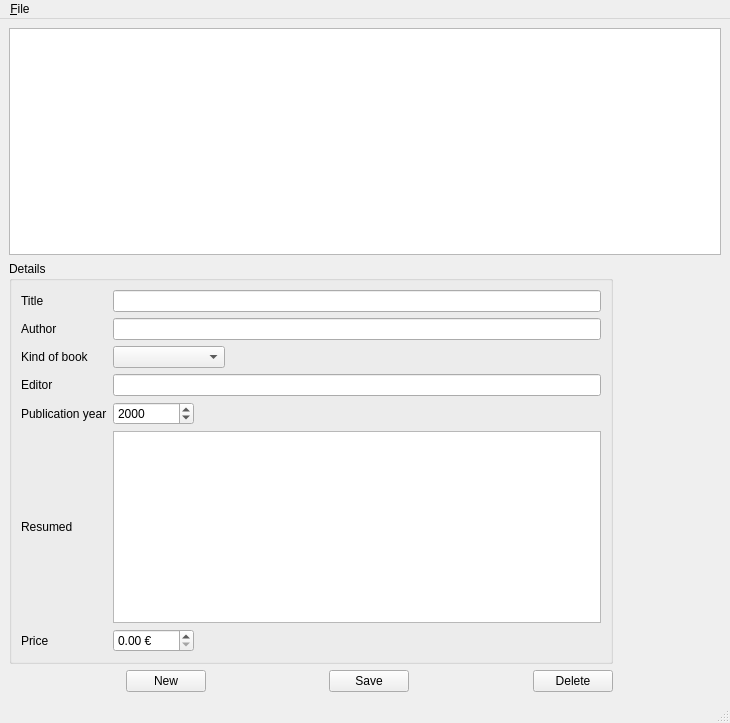
<?xml version="1.0" encoding="UTF-8"?>
<ui version="4.0">
 <class>MainWindowBiblio</class>
 <widget class="QMainWindow" name="MainWindowBiblio">
  <property name="geometry">
   <rect>
    <x>0</x>
    <y>0</y>
    <width>730</width>
    <height>723</height>
   </rect>
  </property>
  <property name="windowTitle">
   <string>BiblioApp</string>
  </property>
  <widget class="QWidget" name="centralwidget">
   <layout class="QGridLayout" name="gridLayout_2">
    <item row="0" column="0" colspan="7">
     <widget class="QTreeView" name="treeViewBook"/>
    </item>
    <item row="1" column="0" colspan="6">
     <widget class="QGroupBox" name="groupBox">
      <property name="title">
       <string>Details</string>
      </property>
      <layout class="QGridLayout" name="gridLayout">
       <item row="0" column="0">
        <widget class="QLabel" name="label">
         <property name="text">
          <string>Title</string>
         </property>
        </widget>
       </item>
       <item row="0" column="1" colspan="3">
        <widget class="QLineEdit" name="lineEditTitle"/>
       </item>
       <item row="1" column="0">
        <widget class="QLabel" name="label_3">
         <property name="text">
          <string>Author</string>
         </property>
        </widget>
       </item>
       <item row="1" column="1" colspan="3">
        <widget class="QLineEdit" name="lineEditAuthor"/>
       </item>
       <item row="2" column="0">
        <widget class="QLabel" name="label_2">
         <property name="text">
          <string>Kind of book</string>
         </property>
        </widget>
       </item>
       <item row="2" column="1" colspan="2">
        <widget class="QComboBox" name="comboBoxKind">
         <item>
          <property name="text">
           <string notr="true"/>
          </property>
         </item>
         <item>
          <property name="text">
           <string>Biography</string>
          </property>
         </item>
         <item>
          <property name="text">
           <string>Fantastic</string>
          </property>
         </item>
         <item>
          <property name="text">
           <string>Historic</string>
          </property>
         </item>
         <item>
          <property name="text">
           <string>Novel</string>
          </property>
         </item>
         <item>
          <property name="text">
           <string>Polar</string>
          </property>
         </item>
         <item>
          <property name="text">
           <string>Science Fiction</string>
          </property>
         </item>
         <item>
          <property name="text">
           <string>Detective Story</string>
          </property>
         </item>
         <item>
          <property name="text">
           <string>Thriller</string>
          </property>
         </item>
         <item>
          <property name="text">
           <string>Other</string>
          </property>
         </item>
        </widget>
       </item>
       <item row="2" column="3">
        <spacer name="horizontalSpacer">
         <property name="orientation">
          <enum>Qt::Horizontal</enum>
         </property>
         <property name="sizeHint" stdset="0">
          <size>
           <width>381</width>
           <height>20</height>
          </size>
         </property>
        </spacer>
       </item>
       <item row="3" column="0">
        <widget class="QLabel" name="label_4">
         <property name="text">
          <string>Editor</string>
         </property>
        </widget>
       </item>
       <item row="3" column="1" colspan="3">
        <widget class="QLineEdit" name="lineEditEditor"/>
       </item>
       <item row="4" column="0">
        <widget class="QLabel" name="label_5">
         <property name="text">
          <string>Publication year</string>
         </property>
        </widget>
       </item>
       <item row="4" column="1">
        <widget class="QDateEdit" name="dateEditYear">
         <property name="displayFormat">
          <string>yyyy</string>
         </property>
        </widget>
       </item>
       <item row="4" column="2" colspan="2">
        <spacer name="horizontalSpacer_2">
         <property name="orientation">
          <enum>Qt::Horizontal</enum>
         </property>
         <property name="sizeHint" stdset="0">
          <size>
           <width>424</width>
           <height>20</height>
          </size>
         </property>
        </spacer>
       </item>
       <item row="5" column="0">
        <widget class="QLabel" name="label_6">
         <property name="text">
          <string>Resumed</string>
         </property>
        </widget>
       </item>
       <item row="5" column="1" colspan="3">
        <widget class="QPlainTextEdit" name="plainTextEditResumed"/>
       </item>
       <item row="6" column="0">
        <widget class="QLabel" name="label_7">
         <property name="text">
          <string>Price</string>
         </property>
        </widget>
       </item>
       <item row="6" column="1">
        <widget class="QDoubleSpinBox" name="doubleSpinBoxPrice">
         <property name="suffix">
          <string> €</string>
         </property>
         <property name="maximum">
          <double>9999.989999999999782</double>
         </property>
        </widget>
       </item>
       <item row="6" column="2" colspan="2">
        <spacer name="horizontalSpacer_3">
         <property name="orientation">
          <enum>Qt::Horizontal</enum>
         </property>
         <property name="sizeHint" stdset="0">
          <size>
           <width>381</width>
           <height>20</height>
          </size>
         </property>
        </spacer>
       </item>
      </layout>
     </widget>
    </item>
    <item row="2" column="0">
     <spacer name="horizontalSpacer_4">
      <property name="orientation">
       <enum>Qt::Horizontal</enum>
      </property>
      <property name="sizeHint" stdset="0">
       <size>
        <width>110</width>
        <height>20</height>
       </size>
      </property>
     </spacer>
    </item>
    <item row="2" column="1">
     <widget class="QPushButton" name="pushButtonNew">
      <property name="text">
       <string>New</string>
      </property>
     </widget>
    </item>
    <item row="2" column="2">
     <spacer name="horizontalSpacer_5">
      <property name="orientation">
       <enum>Qt::Horizontal</enum>
      </property>
      <property name="sizeHint" stdset="0">
       <size>
        <width>110</width>
        <height>20</height>
       </size>
      </property>
     </spacer>
    </item>
    <item row="2" column="3">
     <widget class="QPushButton" name="pushButtonSave">
      <property name="text">
       <string>Save</string>
      </property>
     </widget>
    </item>
    <item row="2" column="4">
     <spacer name="horizontalSpacer_6">
      <property name="orientation">
       <enum>Qt::Horizontal</enum>
      </property>
      <property name="sizeHint" stdset="0">
       <size>
        <width>109</width>
        <height>20</height>
       </size>
      </property>
     </spacer>
    </item>
    <item row="2" column="5">
     <widget class="QPushButton" name="pushButtonDelete">
      <property name="text">
       <string>Delete</string>
      </property>
     </widget>
    </item>
    <item row="2" column="6">
     <spacer name="horizontalSpacer_7">
      <property name="orientation">
       <enum>Qt::Horizontal</enum>
      </property>
      <property name="sizeHint" stdset="0">
       <size>
        <width>110</width>
        <height>20</height>
       </size>
      </property>
     </spacer>
    </item>
   </layout>
  </widget>
  <widget class="QMenuBar" name="menubar">
   <property name="geometry">
    <rect>
     <x>0</x>
     <y>0</y>
     <width>730</width>
     <height>21</height>
    </rect>
   </property>
   <widget class="QMenu" name="menu_file">
    <property name="title">
     <string>&amp;File</string>
    </property>
    <addaction name="separator"/>
    <addaction name="actionOpen"/>
    <addaction name="action_Save"/>
    <addaction name="separator"/>
    <addaction name="action_Exit"/>
   </widget>
   <addaction name="menu_file"/>
  </widget>
  <widget class="QStatusBar" name="statusbar"/>
  <action name="actionOpen">
   <property name="text">
    <string>&amp;Open</string>
   </property>
   <property name="shortcut">
    <string>Ctrl+O</string>
   </property>
  </action>
  <action name="action_Save">
   <property name="text">
    <string>&amp;Save</string>
   </property>
   <property name="shortcut">
    <string>Ctrl+S</string>
   </property>
  </action>
  <action name="action_Exit">
   <property name="text">
    <string>&amp;Exit</string>
   </property>
  </action>
 </widget>
 <resources/>
 <connections/>
</ui>
